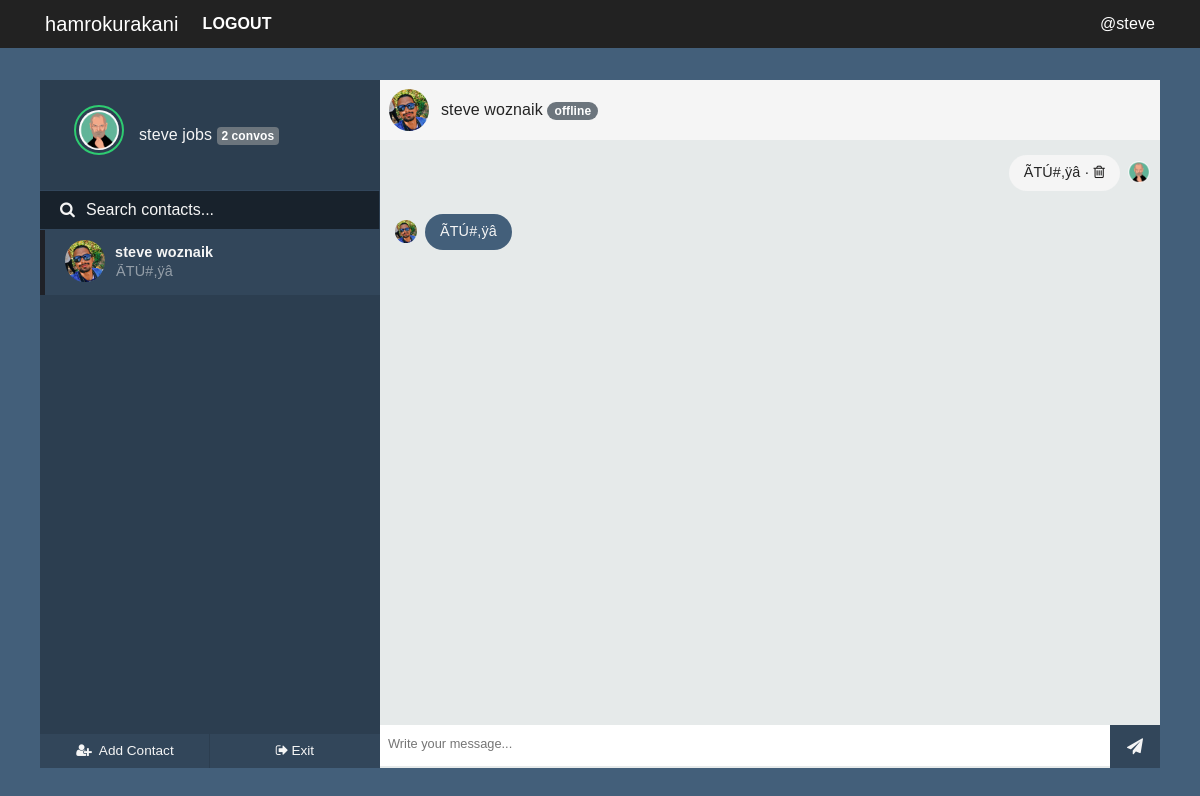
/chatwith/wozn (signed in), run on an earlier commit of the app's database.
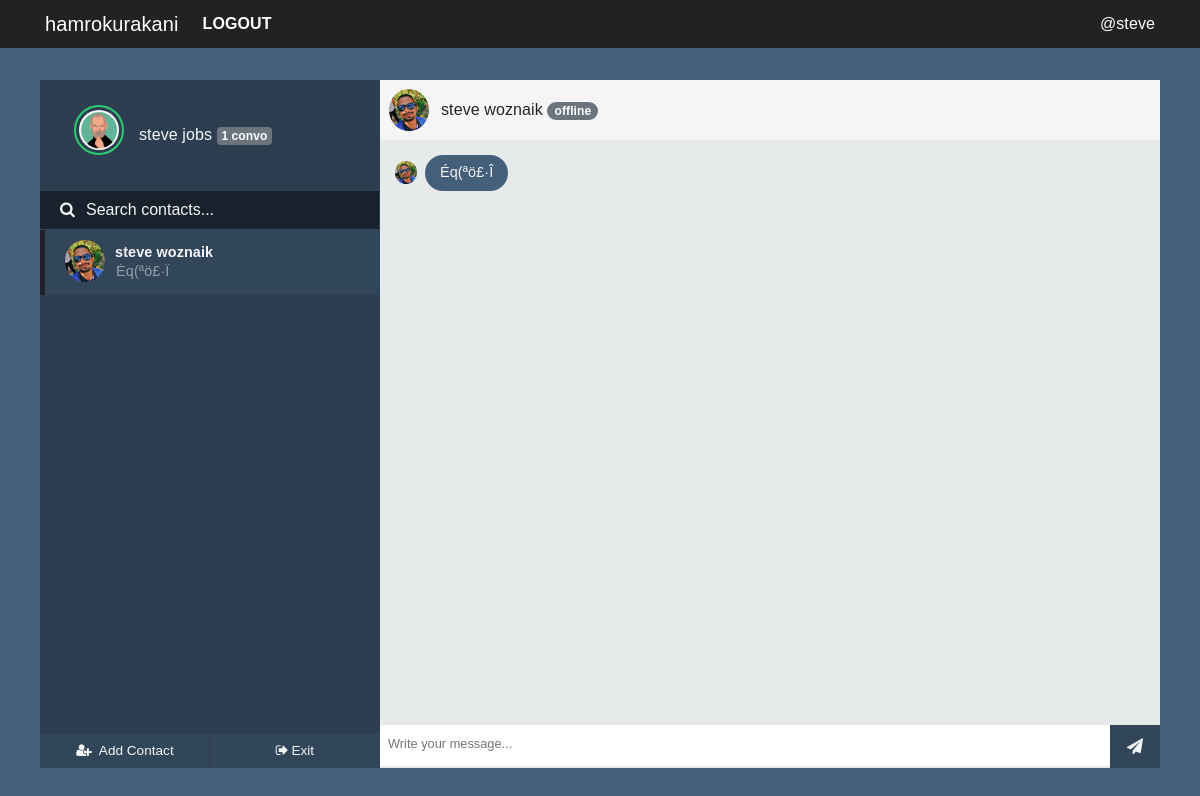
And on a later commit of the database.
### hamrokurakani/models.py (models this page shows, shortened)
class User(UserMixin, db.Model):
    id = db.Column(db.Integer, primary_key=True)
    fullname = db.Column(db.String(20), unique=True, nullable=False)
    username = db.Column(db.String(15), unique=True, nullable=False)
    email = db.Column(db.String(120), unique=True, nullable=False)
    password = db.Column(db.String(60), nullable=False)
    image_file = db.Column(db.String(20), nullable=False, default='default.jpg')
    joined = db.Column(db.DateTime, nullable=False, default=datetime.now)
    messages_sent = db.relationship('Message', foreign_keys='Message.sender_id', backref='author', lazy='dynamic')
    messages_received = db.relationship('Message', foreign_keys='Message.recipient_id', backref='recipient', lazy='dynamic')
    last_seen = db.Column(db.DateTime, default=datetime.now)
    last_message_read_time = db.Column(db.DateTime, default=datetime.now)

class Message(db.Model):
    id = db.Column(db.Integer, primary_key=True)
    message = db.Column(db.String(140), index=True)
    sender_id = db.Column(db.Integer, db.ForeignKey('user.id'))
    recipient_id = db.Column(db.Integer, db.ForeignKey('user.id'))
    timestamp = db.Column(db.DateTime, index=True, default=datetime.now)
    is_seen = db.Column(db.Boolean, default=False)

### hamrokurakani/chat/routes.py (the view)
@chyat.route('/chatwith/<string:user>')
@login_required
def chatwith(user):
    getuser = User.query.filter_by(username=user).first_or_404()
    messages = []
    session['receiver_id'] = getuser.id
    session['room'] = int(getuser.id) * int(current_user.id)
    my_messages = Message.query.filter_by(recipient_id=current_user.id)
    messengers = [message.author.id for message in my_messages]
    senders = [User.query.get(sender) for sender in set(messengers)]
    msgs_received = list(Message.query.filter_by(
        recipient_id=current_user.id, sender_id=getuser.id).all())
    msgs_sent = list(Message.query.filter_by(
        recipient_id=getuser.id, sender_id=current_user.id).all())
    messages = msgs_received + msgs_sent
    messages.sort(key=lambda order_by: order_by.timestamp)
    current_user.last_message_read_time = datetime.now()
    for message in msgs_received:
        message.is_seen = True
    db.session.commit()
    return render_template('chat/chatter.html', getuser=getuser, senders=senders, messages=messages)

### hamrokurakani/admin/routes.py (called while the page is built)
@login_manager.user_loader
def load_user(user_id):
    return User.query.get(user_id)

### hamrokurakani/core/filters.py (called while the page is built, shortened)
@core.app_template_filter('isactive')
def is_active(lastmessagereadtime):
    currenttime = datetime.now()
    lastread = lastmessagereadtime
    diff = abs(currenttime-lastread)
    second_diff = diff.seconds
    day_diff = diff.days
    if day_diff <= 0 and second_diff < 60:
        message = "active now"
        return message
    else:
        message = "offline"
        return message

@core.app_template_filter('lastmessage')
def last_message(sender):
    msg_received = Message.query.filter_by(
        recipient_id=current_user.id, sender_id=sender.id).order_by(Message.timestamp.desc()).first()
    msg_sent = Message.query.filter_by(
        sender_id=current_user.id, recipient_id=sender.id).order_by(Message.timestamp.desc()).first()
    if msg_received and not msg_sent:
        return msg_received.message
    elif msg_sent and not msg_received:
        return msg_sent.message
    elif msg_received.timestamp > msg_sent.timestamp:
        return msg_received.message
    elif msg_sent.timestamp > msg_received.timestamp:
        return msg_sent.message

### hamrokurakani/templates/chat/chatter.html (shortened to what the changed rows need)
{% extends "chat/nav.html" %}
{% block content %}
<div id="frame">
    <div id="sidepanel">
        <div id="profile">
            <div class="wrap">
                <p>{{ current_user.fullname }} <span><small class="badge badge-secondary">
                            <b> {{ getuser | countmessages }} </b></small></span> </p>
            </div>
        </div>
        <div id="contacts">
            <ul>
                {% for sender in senders %}
                {% if sender != current_user %}
                {% if sender == getuser %}
                <li class="contact active">
                    {% else %}
                <li class="contact">
                    {% endif %}
                    <a class="noblue" href="{{ url_for('chat.chatwith', user=sender.username) }}">
                        <div class="wrap">
                            <img src="{{ url_for('static', filename='profilepics/' + sender.image_file) }}" />
                            <div class="meta">
                                <p class="name">{{ sender.fullname }}</p>
                                {% if sender | lastmessageauthor == current_user %}
                                <p class="preview"><span>You: </span> {{ sender | lastmessage }}</p>
                                {% else %}
                                <p class="preview"><span>{{ sender | lastmessage }} </span></p>
                                {% endif %}
                            </div>
                        </div>
                    </a>
                </li>
                {% endif %}
                {% endfor %}
            </ul>
        </div>
    </div>
    <div class="content">
        <div class="contact-profile">
            <img src="{{ url_for('static', filename='profilepics/' + getuser.image_file) }}" />
            <p>{{getuser.fullname}}
                {% if getuser.last_message_read_time | isactive == 'offline' %}
                <small class="badge badge-pill badge-secondary"><b> {{ getuser.last_message_read_time | isactive }}
                    </b></small></p>
            {% else %}
            <small class="badge badge-pill badge-success"><b> {{ getuser.last_message_read_time | isactive }}
                </b></small></p>
            {% endif %}
        </div>
        <div class="messages">
            <ul>
                {% for msg in messages %}
                {% set deletemessage = url_for('chat.deletemessage', id=msg.id, user=getuser.username) %}
                {% if msg.author == current_user %}
                <li class="replies">
                    {% else %}
                <li class="sent">
                    {% endif %}
                    <img src="{{ url_for('static', filename='profilepics/' + msg.author.image_file) }}" />
                    {% if msg.author == current_user %}
                    <p title="{{msg.timestamp | humanify }} ago">
                        {{ msg.message }} · <a class="fixblue" href="{{ deletemessage }}">
                            <i class="fa fa-trash-o"></i></a></p>
                    {% else %}
                    <p title="{{msg.timestamp | humanify }} ago">{{ msg.message }}</p>
                    {% endif %}
                </li>
                {% endfor %}
            </ul>
        </div>
    </div>
</div>
{% endblock content %}

What changed in the data, as far as the page shows it:
removed Message: image_file (picture), message "ÃTÚ#,ÿâ"
removed Message: image_file (placeholder picture), message "ÃTÚ#,ÿâ"
changed User "steve woznaik": message "ÃTÚ#,ÿâ" → "Éq(ªö£·Î"
added Message: image_file (placeholder picture), message "Éq(ªö£·Î"
Also different on the page:
{{ getuser | countmessages }}: "2 convos" → "1 convo"
